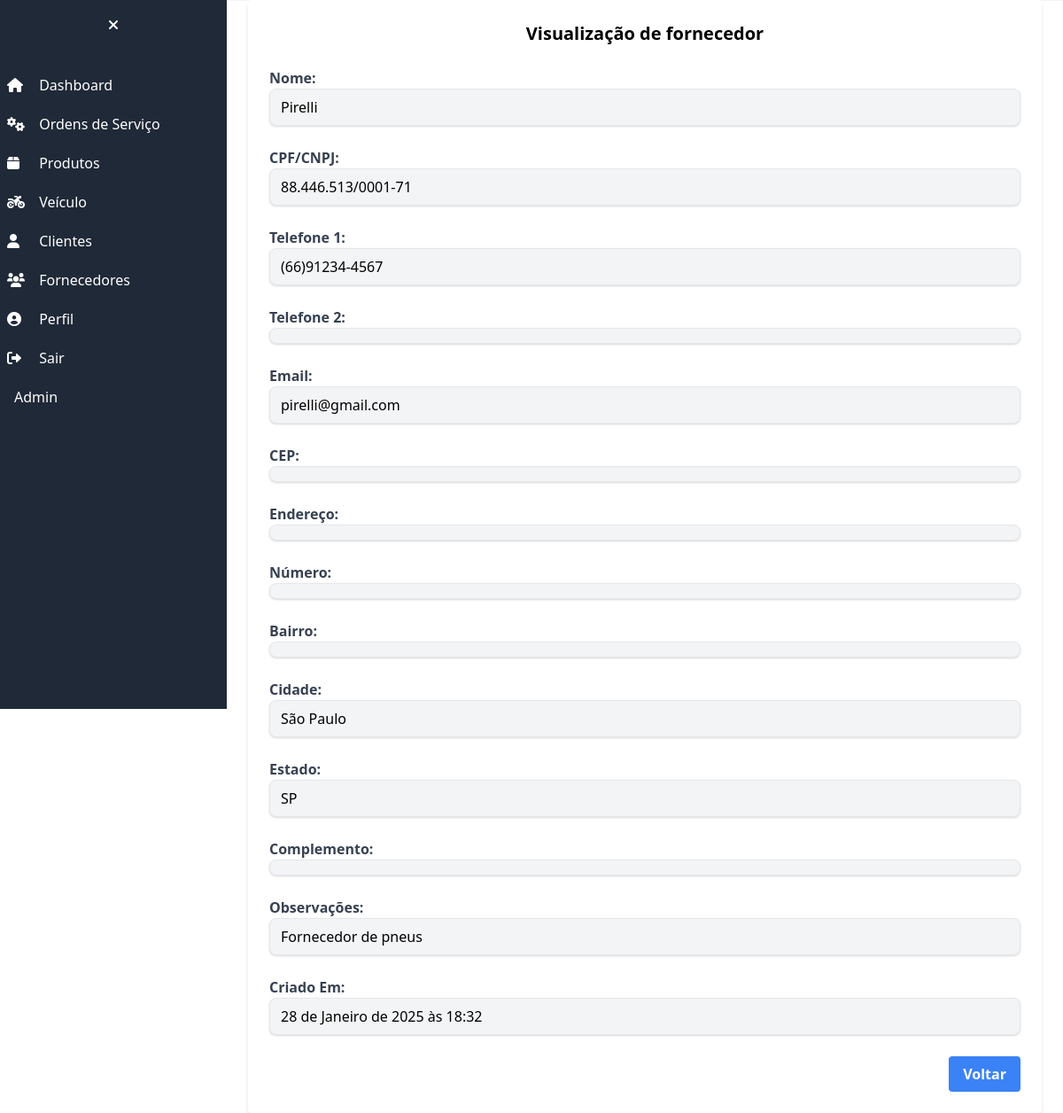
Before: /fornecedor/fornecedor/1/ (signed in) with the older database file.
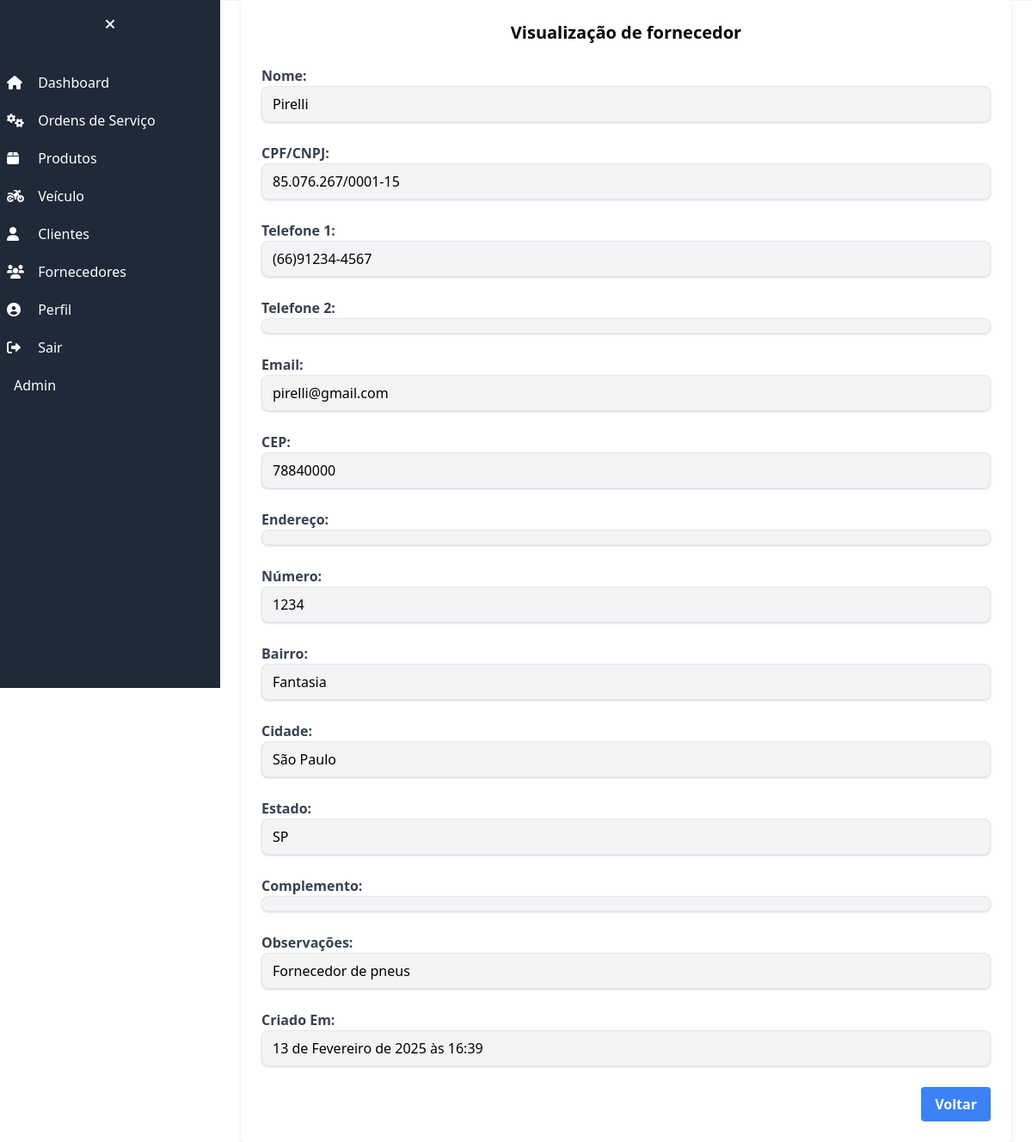
After: the same page with the newer database file.
### fornecedor/models.py (models this page shows, shortened)
class Fornecedor(models.Model):
    nome = models.CharField('NOME', max_length=255)
    cpf_cnpj = models.CharField('CPF/CNPJ', max_length=18, validators=[validate_cpf_cnpj])
    telefone = models.CharField('TELEFONE 1', max_length=20, validators=[validate_phone])
    telefone2 = models.CharField('TELEFONE 2', max_length=20, validators=[validate_phone], blank=True)
    email = models.EmailField('EMAIL', blank=True)
    endereco_cep = models.CharField('CEP', max_length=10, blank=True)
    endereco_logradouro = models.CharField('ENDEREÇO', max_length=255, blank=True)
    endereco_numero = models.CharField('NÚMERO', max_length=10, blank=True)
    endereco_bairro = models.CharField('BAIRRO', max_length=255, blank=True)
    endereco_cidade = models.CharField('CIDADE', max_length=255, blank=True)
    endereco_estado = models.CharField('ESTADO', max_length=2, choices=ESTADOS_CHOICES, blank=True)
    endereco_complemento = models.CharField('COMPLEMENTO', max_length=255, blank=True)
    observacao = models.TextField('OBSERVAÇÕES', blank=True)
    criado_em = models.DateTimeField('CRIADO EM', auto_now_add=True)
    class Meta:
        verbose_name = 'Fornecedor'
        verbose_name_plural = 'Fornecedores'

### fornecedor/views.py (the view)
# urls.py: path('fornecedor/<int:pk>/', FornecedorDetailView.as_view(), name='fornecedor_detail'),
class FornecedorDetailView(DetailView):
    model = Fornecedor
    template_name = 'fornecedor_detail.html'
    context_object_name = 'fornecedor'

### fornecedor/templates/fornecedor_detail.html (shortened to what this page needs)
{% extends "base.html" %}
{% block content %}
<div class="w-full max-w-4xl bg-white mx-auto rounded shadow-md p-6">
    <h2 class="text-xl font-bold mb-6 text-center">Visualização de fornecedor</h2>
    <div class="grid grid-cols-1 gap-6">
        <div>
            <label class="block font-bold text-gray-700">Nome:</label>
            <p class="py-2 px-3 border rounded-lg shadow bg-gray-100">{{fornecedor.nome}}</p>
        </div>
        <div>
            <label class="block font-bold text-gray-700">CPF/CNPJ:</label>
            <p class="py-2 px-3 border rounded-lg shadow bg-gray-100">{{fornecedor.cpf_cnpj}}</p>
        </div>
        <div>
            <label class="block font-bold text-gray-700">Telefone 1:</label>
            <p class="py-2 px-3 border rounded-lg shadow bg-gray-100">{{fornecedor.telefone}}</p>
        </div>
        <div>
            <label class="block font-bold text-gray-700">Telefone 2:</label>
            <p class="py-2 px-3 border rounded-lg shadow bg-gray-100">{{fornecedor.telefone2}}</p>
        </div>
        <div>
            <label class="block font-bold text-gray-700">Email:</label>
            <p class="py-2 px-3 border rounded-lg shadow bg-gray-100">{{fornecedor.email}}</p>
        </div>
        <div>
            <label class="block font-bold text-gray-700">CEP:</label>
            <p class="py-2 px-3 border rounded-lg shadow bg-gray-100">{{fornecedor.endereco_cep}}</p>
        </div>
        <div>
            <label class="block font-bold text-gray-700">Endereço:</label>
            <p class="py-2 px-3 border rounded-lg shadow bg-gray-100">{{fornecedor.endereco_logradouro}}</p>
        </div>
        <div>
            <label class="block font-bold text-gray-700">Número:</label>
            <p class="py-2 px-3 border rounded-lg shadow bg-gray-100">{{fornecedor.endereco_numero}}</p>
        </div>
        <div>
            <label class="block font-bold text-gray-700">Bairro:</label>
            <p class="py-2 px-3 border rounded-lg shadow bg-gray-100">{{fornecedor.endereco_bairro}}</p>
        </div>
        <div>
            <label class="block font-bold text-gray-700">Cidade:</label>
            <p class="py-2 px-3 border rounded-lg shadow bg-gray-100">{{fornecedor.endereco_cidade}}</p>
        </div>
        <div>
            <label class="block font-bold text-gray-700">Estado:</label>
            <p class="py-2 px-3 border rounded-lg shadow bg-gray-100">{{fornecedor.endereco_estado}}</p>
        </div>
        <div>
            <label class="block font-bold text-gray-700">Complemento:</label>
            <p class="py-2 px-3 border rounded-lg shadow bg-gray-100">{{fornecedor.endereco_complemento}}</p>
        </div>
        <div>
            <label class="block font-bold text-gray-700">Observações:</label>
            <p class="py-2 px-3 border rounded-lg shadow bg-gray-100">{{fornecedor.observacao}}</p>
        </div>
        <div>
            <label class="block font-bold text-gray-700">Criado Em:</label>
            <p class="py-2 px-3 border rounded-lg shadow bg-gray-100">{{fornecedor.criado_em}}</p>
        </div>
    </div>
    <div class="mt-6 flex justify-end">
        <a href="/fornecedor/" class="bg-blue-500 hover:bg-blue-600 text-white font-bold py-2 px-4 rounded focus:outline-none focus:shadow-outline">Voltar</a>
    </div>
</div>
{% endblock  %}

Changed rows visible on the page:
changed Fornecedor "Pirelli": cpf_cnpj "88.446.513/0001-71" → "85.076.267/0001-15"; endereco_cep (not shown) → "78840000"; endereco_numero (not shown) → "1234"; endereco_bairro (not shown) → "Fantasia"; criado_em "28 de Janeiro de 2025 às 18:32" → "13 de Fevereiro de 2025 às 16:39"
